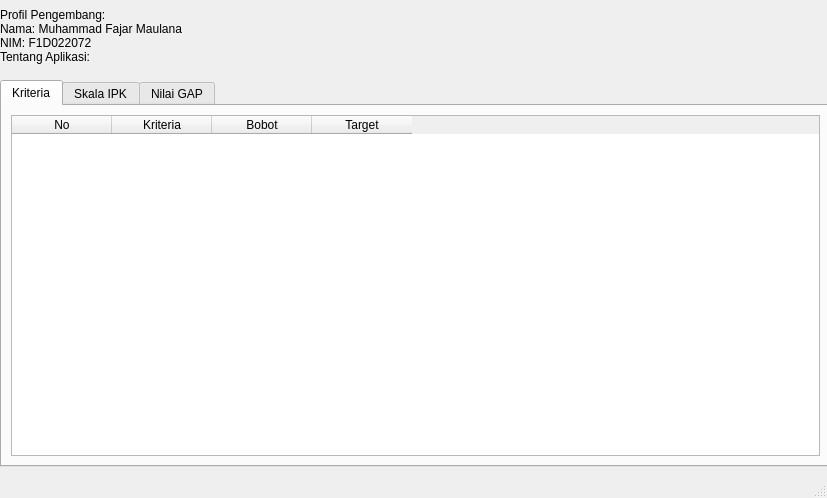
<?xml version="1.0" encoding="UTF-8"?>
<ui version="4.0">
 <class>MainWindow</class>
 <widget class="QMainWindow" name="MainWindow">
  <property name="geometry">
   <rect>
    <x>0</x>
    <y>0</y>
    <width>827</width>
    <height>498</height>
   </rect>
  </property>
  <property name="windowTitle">
   <string>MainWindow</string>
  </property>
  <widget class="QWidget" name="centralwidget">
   <widget class="QLabel" name="labelDaftar_2">
    <property name="geometry">
     <rect>
      <x>0</x>
      <y>0</y>
      <width>971</width>
      <height>71</height>
     </rect>
    </property>
    <property name="text">
     <string>Profil Pengembang:
Nama: Muhammad Fajar Maulana
NIM: F1D022072
Tentang Aplikasi:</string>
    </property>
   </widget>
   <widget class="QTabWidget" name="tabWidget">
    <property name="geometry">
     <rect>
      <x>0</x>
      <y>80</y>
      <width>831</width>
      <height>387</height>
     </rect>
    </property>
    <property name="currentIndex">
     <number>0</number>
    </property>
    <widget class="QWidget" name="tab_kriteria">
     <attribute name="title">
      <string>Kriteria</string>
     </attribute>
     <layout class="QVBoxLayout" name="verticalLayout_1">
      <item>
       <widget class="QTableWidget" name="tableKriteria">
        <column>
         <property name="text">
          <string>No</string>
         </property>
        </column>
        <column>
         <property name="text">
          <string>Kriteria</string>
         </property>
        </column>
        <column>
         <property name="text">
          <string>Bobot</string>
         </property>
        </column>
        <column>
         <property name="text">
          <string>Target</string>
         </property>
        </column>
       </widget>
      </item>
     </layout>
    </widget>
    <widget class="QWidget" name="tab_skala">
     <attribute name="title">
      <string>Skala IPK</string>
     </attribute>
     <layout class="QVBoxLayout" name="verticalLayout_2">
      <item>
       <widget class="QTableWidget" name="tableSkalaIPK">
        <column>
         <property name="text">
          <string>Rentang IPK</string>
         </property>
        </column>
        <column>
         <property name="text">
          <string>Nilai</string>
         </property>
        </column>
       </widget>
      </item>
     </layout>
    </widget>
    <widget class="QWidget" name="tab_gap">
     <attribute name="title">
      <string>Nilai GAP</string>
     </attribute>
     <layout class="QVBoxLayout" name="verticalLayout_3">
      <item>
       <widget class="QTableWidget" name="tableGap">
        <column>
         <property name="text">
          <string>GAP</string>
         </property>
        </column>
        <column>
         <property name="text">
          <string>Nilai</string>
         </property>
        </column>
        <column>
         <property name="text">
          <string>Keterangan</string>
         </property>
        </column>
       </widget>
      </item>
     </layout>
    </widget>
   </widget>
  </widget>
  <widget class="QMenuBar" name="menubar">
   <property name="geometry">
    <rect>
     <x>0</x>
     <y>0</y>
     <width>827</width>
     <height>26</height>
    </rect>
   </property>
  </widget>
  <widget class="QStatusBar" name="statusbar"/>
 </widget>
 <resources/>
 <connections/>
</ui>
